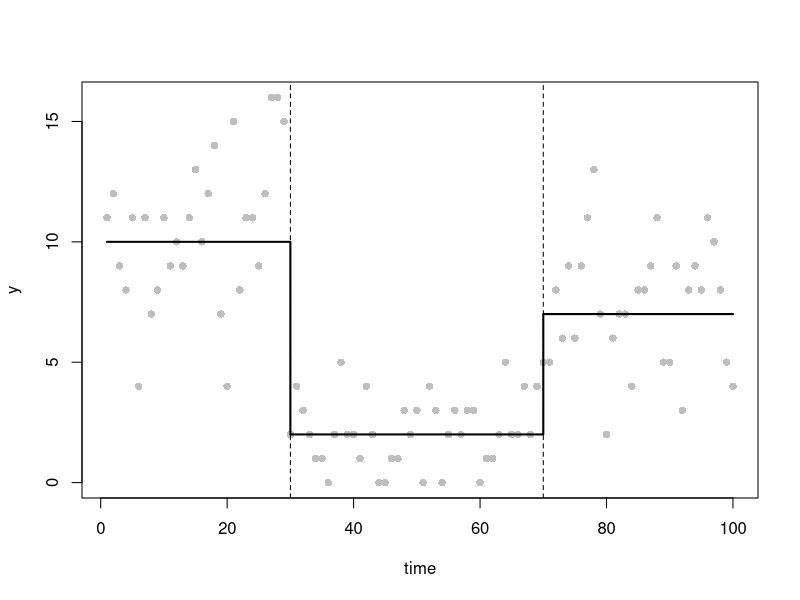
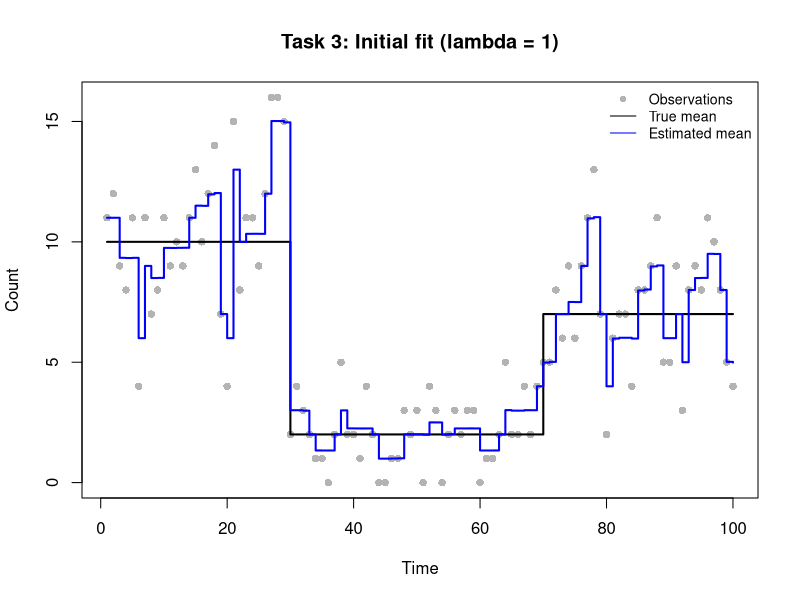
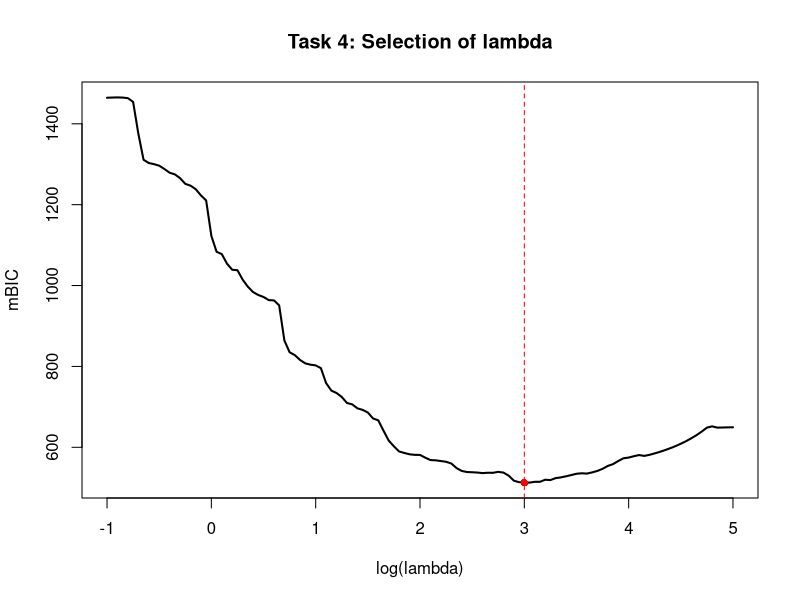
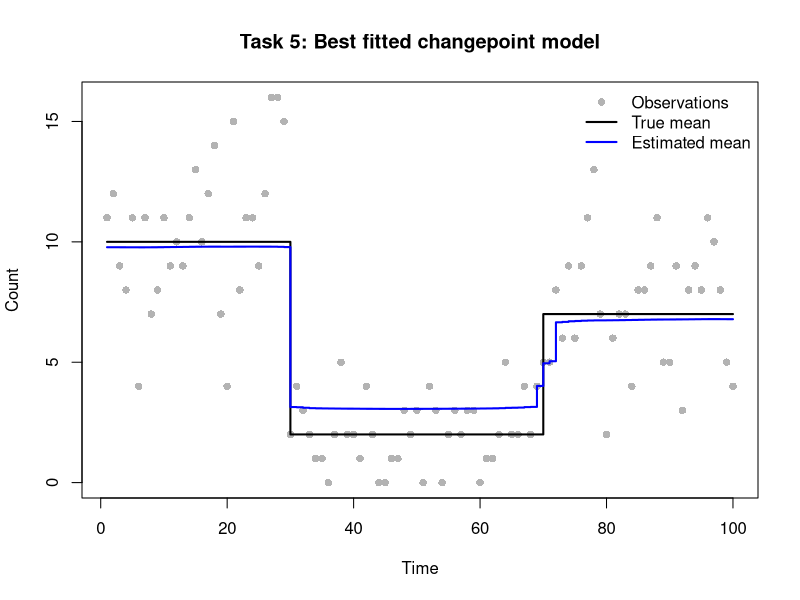
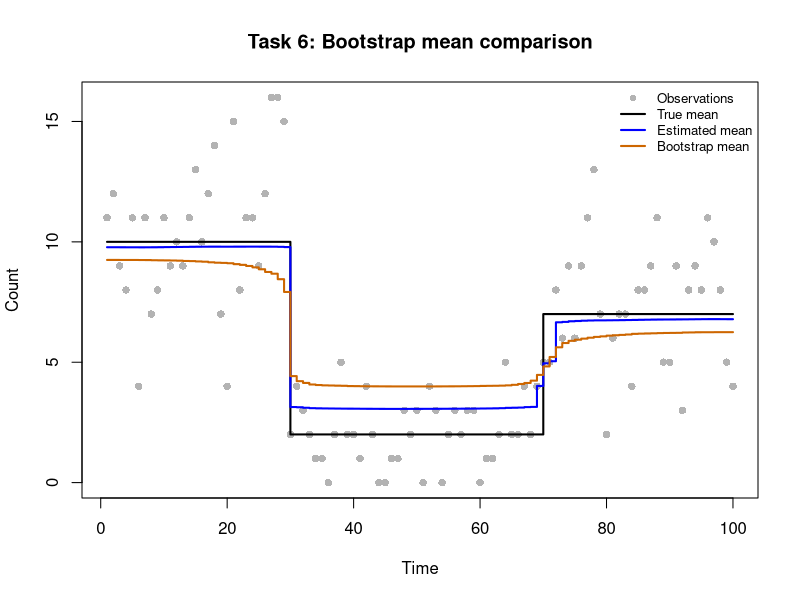
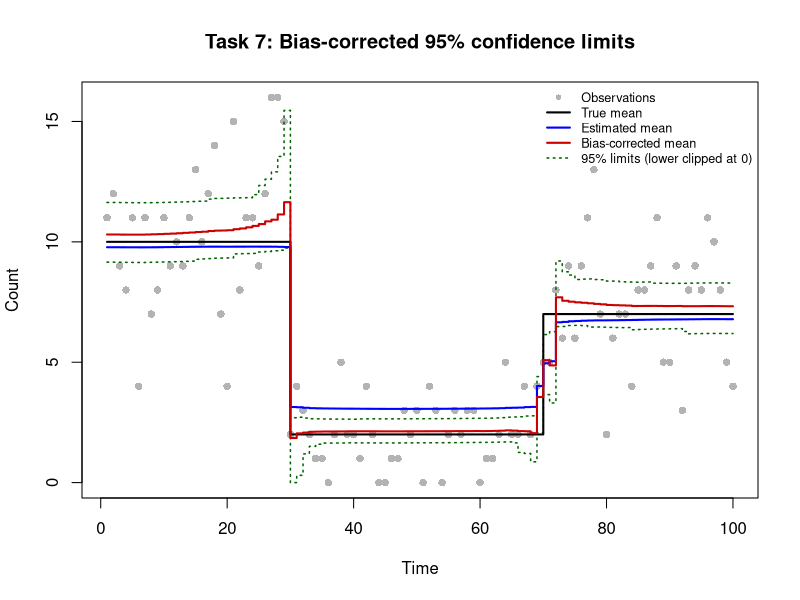

Write R code to recreate these figures, in order.
#t_start <- proc.time()
#Task 1: Simulate data from a poisson changepoint model
set.seed(12345)
n <- 100
time <- 1:n

# Define the true changepoints and segment means
tau_true <- c(1, 30, 70, n+1)  ## cpt positions (with tau_0 and tau_{m+1})
m_true <- length(tau_true)-2  ## number of cpts (m)
theta_true <- c(10, 2, 7)  ## segment parameters (theta_1, theta_2, theta_3)

# construct the piecewise constant mean function
mu_true <- numeric(n)  ## mean function

for(i in seq_along(theta_true))
  mu_true[tau_true[i]:(tau_true[i+1]-1)] <- theta_true[i]
y <- rpois(n, lambda = mu_true)  ## simulate data y

# plot the observations, true mean and changepoint locations
plot(time, y, pch = 16, col = "grey")
lines(mu_true, col="black", lwd=2, type ="s")
abline(v = tau_true[-c(1,length(tau_true))], lty="dashed")

#Task 2: Smoothed LASSO objective and its derivatives

# Compute the penalised negative Poisson log-likelihood
# The cimulative sum of beta gives the log-mean at each time point
# Only beta[2:n]is penalised, since beta[1] is the baseline
poission_lasso_objective <- function(beta, y, lambda = 1, eps = 1e-6) {
  eta <- cumsum(beta)
  mu <- exp(eta)
  neg_loglik <- sum(mu - y * eta + lgamma(y + 1))
  penalty <- lambda * sum(sqrt(beta[-1L]^2 + eps))
  neg_loglik + penalty
}

# Compute the gradient of the penalised objective
# Reverse cumulative sums give the derivatives of the likelihood
# The smoothed LASSO derivative is added for beta[2:n]
poission_lasso_grad <- function(beta, y, lambda = 1, eps = 1e-6) {
  mu <- exp(cumsum(beta))
  gradient <- rev(cumsum(rev(mu - y)))
  gradient[-1L] <- gradient[-1L] +
    lambda * beta[-1L] / sqrt(beta[-1L]^2 + eps)
  gradient
}

# Compute the Hessian matrix of the penalised objective
# Each likelihood entry sums mu from max(i,j) to n
poission_lasso_hess <- function(beta, y, lambda = 1, eps = 1e-6) {
  p <- length(beta)
  mu <- exp(cumsum(beta))
  tail_mu <- rev(cumsum(rev(mu)))
  max_index <- outer(seq_len(p), seq_len(p), FUN = pmax)
  H <- matrix(tail_mu[as.vector(max_index)], nrow = p, ncol = p)
  j <- seq.int(2L, p)
  H[cbind(j, j)] <- H[cbind(j, j)] +
    lambda * eps / (beta[j]^2 + eps)^(3 / 2)
  H
}

# Check the analytical derivatives using central finite differences
# Start from a constant-mean model with no initial changepoints
beta_start <- c(log(mean(y)), rep(0, n - 1L))

# Test the baseline and three selected change parameters
check_idx <- c(1L, 30L, 70L, 100L)
h <- 1e-6

# Approximate the gradient using difference in objective values
numeric_grad <- sapply(check_idx, function(j) {
  bp <- beta_start
  bm <- beta_start
  bp[j] <- bp[j] + h
  bm[j] <- bm[j] - h
  (poission_lasso_objective(bp, y) -
      poission_lasso_objective(bm, y)) / (2 * h)
})
analytic_grad <- poission_lasso_grad(beta_start, y)
grad_error <- max(abs(numeric_grad - analytic_grad[check_idx]))

# Approximate Hessian columns using differences in gradients
numeric_hess_cols <- sapply(check_idx, function(j) {
  bp <- beta_start
  bm <- beta_start
  bp[j] <- bp[j] + h
  bm[j] <- bm[j] - h
  (poission_lasso_grad(bp, y) - poission_lasso_grad(bm, y)) / (2 * h)
})
analytic_hess <- poission_lasso_hess(beta_start, y)
hess_error <- max(abs(numeric_hess_cols - analytic_hess[, check_idx]))

# Report the largest errors and stop if they exceed tolerance
cat("Finite-difference gradient max error:", grad_error, "\n")
cat("Finite-difference Hessian max error:", hess_error, "\n")
stopifnot(grad_error < 1e-3, hess_error < 1e-2)


# Task 3: Initial model fitting with lambda=1

# Fit the penalised Poisson model using BFGS
# If optimisation fails to converge, restart from the last estimate
# with an increased iteration limit
fit_poisson <- function(y, lambda, start) {
  fit <- optim(par = start,
               fn = poission_lasso_objective,
               gr = poission_lasso_grad,
               y = y, lambda = lambda, eps = 1e-6,
               method = "BFGS",
               control = list(maxit = 2000, reltol = 1e-9))
  if (fit$convergence != 0L) {
    fit <- optim(par = fit$par,
                 fn = poission_lasso_objective,
                 gr = poission_lasso_grad,
                 y = y, lambda = lambda, eps = 1e-6,
                 method = "BFGS",
                 control = list(maxit = 4000, reltol = 1e-9))
  }
  fit
}

# Fit the model with the initial penalty lambda=1
fit_initial <- fit_poisson(y, lambda = 1, start = beta_start)

# Check convergence and the remaining gradient magnitude
cat("Task 3 BFGS convergence code:", fit_initial$convergence, "\n")
cat("Task 3 maximum absolute gradient:",
    max(abs(poission_lasso_grad(fit_initial$par, y, lambda = 1))), "\n")
if (fit_initial$convergence != 0L) stop("Task 3 did not converge.")

# Recover the estimated mean from the fitted log-mean parameters
mu_initial <- exp(cumsum(fit_initial$par))

# Compare observations with the ture and estimated mean functions
plot(
  time, y,
  pch = 16, col = "grey70",
  xlab = "Time", ylab = "Count",
  main = "Task 3: Initial fit (lambda = 1)"
)

lines(time, mu_true, col = "black", lwd = 2, type = "s")
lines(time, mu_initial, col = "blue", lwd = 2, type = "s")

legend(
  "topright",
  legend = c("Observations", "True mean", "Estimated mean"),
  col = c("grey70", "black", "blue"),
  pch = c(16, NA, NA),
  lty = c(NA, 1, 1),
  cex = 0.85,
  bty = "n"
)


#task4

#generate the 121 lambda values
log_lambda_grid <- seq(-1, 5, by = 0.05)
lambda_grid <- exp(log_lambda_grid)
n_lambda <- length(lambda_grid)

# Store the results for each penalty value
mbic_values <- rep(NA_real_, n_lambda)
edf_values <- rep(NA_real_, n_lambda)
loglik_values <- rep(NA_real_, n_lambda)
convergence_codes <- rep(NA_integer_, n_lambda)

# Use warm starts to improve optimisation efficiency.
beta_current <- beta_start

for (i in seq_along(lambda_grid)) {
  lambda_current <- lambda_grid[i]
  # Fit the penalised Poisson model(by BFGS)
  fit <- fit_poisson(
    y = y,
    lambda = lambda_current,
    start = beta_current
  )
  
  # Record the convergence and skip unsuccessful fits
  convergence_codes[i] <- fit$convergence
  
  if (fit$convergence != 0L) {
    warning(paste("Optimisation failed at lambda =", lambda_current))
    next
  }
  
  # Extract the estimated parameters and update the parameters
  beta_hat <- fit$par
  beta_current <- beta_hat
  
  # Compute Hessians
  H_lambda <- poission_lasso_hess(
    beta_hat, y, lambda = lambda_current
  )
  
  H_0 <- poission_lasso_hess(
    beta_hat, y, lambda = 0
  )
  
  # Compute the effective degrees of freedom
  # avoid the numerical Error since the Hessian matrix is numerically singular
  edf <- tryCatch(
    sum(diag(solve(H_lambda, H_0))),
    error = function(e) {
      warning(paste("EDF calculation failed at lambda =", lambda_current))
      NA_real_
    }
  )
  
  if (!is.finite(edf)) next
  
  # Evaluate the unpenalised log-likelihood
  loglik <- -poission_lasso_objective(
    beta_hat, y, lambda = 0
  )
  
  # Compute the effective number of changepoints
  m_tilde <- edf - 1
  
  # Modified BIC
  mbic <- 3 * m_tilde * log(length(y)) - 2 * loglik
  
  # Results
  edf_values[i] <- edf
  loglik_values[i] <- loglik
  mbic_values[i] <- mbic
}

# Combine the results
q4_results <- data.frame(
  log_lambda = log_lambda_grid,
  lambda = lambda_grid,
  EDF = edf_values,
  mBIC = mbic_values,
  convergence = convergence_codes
)

# Check that valid results are available
valid_index <- which(is.finite(mbic_values))

if (length(valid_index) == 0L) {
  stop("No valid mBIC values were obtained.")
}

best_index <- valid_index[
  which.min(mbic_values[valid_index])
]

lambda_best <- lambda_grid[best_index]
log_lambda_best <- log_lambda_grid[best_index]
edf_best <- edf_values[best_index]
m_tilde_best <- edf_best - 1

# Display the selected model
cat("Best lambda:", lambda_best, "\n")
cat("Best log(lambda):", log_lambda_best, "\n")
cat("Minimum mBIC:", mbic_values[best_index], "\n")
cat("Effective degrees of freedom:", edf_best, "\n")
cat("Effective number of changepoints:", m_tilde_best, "\n")
cat("Number of invalid mBIC values:",
    sum(!is.finite(mbic_values)), "\n")
cat("Number of failed optimisations:",
    sum(convergence_codes != 0L, na.rm = TRUE), "\n")

# Plot mBIC against log(lambda)
plot(log_lambda_grid, mbic_values,
     type = "l",
     lwd = 2,
     xlab = "log(lambda)",
     ylab = "mBIC",
     main = "Task 4: Selection of lambda")

abline(v = log_lambda_best, col = "red", lty = 2)
points(log_lambda_best, mbic_values[best_index],
       col = "red", pch = 16)


#task5

# Refit the model
fit_best <- fit_poisson(
  y = y,
  lambda = lambda_best,
  start = beta_start
)

# Check the convergence
cat("Task 5 BFGS convergence code:", fit_best$convergence, "\n")

if (fit_best$convergence != 0L) {
  stop("Task 5 optimisation did not converge.")
}

# Extract the estimated parameters
beta_best <- fit_best$par

# Compute the estimated mean function
mu_best <- exp(cumsum(beta_best))

# Estimate the number of changepoints
m_hat <- floor(m_tilde_best)

# Identify the changepoints using the largest absolute coefficients
beta_changes <- abs(beta_best[-1L])

if (m_hat > 0L) {
  sorted_index <- order(beta_changes, decreasing = TRUE)
  tau_hat <- sort(sorted_index[seq_len(m_hat)] + 1L)
} else {
  tau_hat <- integer(0)
}

# Display the estimated changepoints
cat("Selected lambda:", lambda_best, "\n")
cat("Estimated number of changepoints:", m_hat, "\n")
cat("Estimated changepoint locations:", tau_hat, "\n")
cat("Task 5 maximum absolute gradient:",
    max(abs(poission_lasso_grad(beta_best, y, lambda = lambda_best))), "\n")

# Plot the observations, true mean and estimated mean
plot(time, y,
     pch = 16,
     col = "grey70",
     xlab = "Time",
     ylab = "Count",
     main = "Task 5: Best fitted changepoint model")

lines(time, mu_true, col = "black", lwd = 2, type = "s")
lines(time, mu_best, col = "blue", lwd = 2, type = "s")

legend("topright",
       legend = c("Observations", "True mean", "Estimated mean"),
       col = c("grey70", "black", "blue"),
       pch = c(16, NA, NA),
       lty = c(NA, 1, 1),
       lwd = c(NA, 2, 2),
       bty = "n")


# Task 6: Parametric bootstrap and bias correction

# Simulate from the best fitted model using a fixed penalty.
B <- 200L
n_obs <- length(y)

# Check the fitted values and required inputs.
stopifnot(
  length(time) == n_obs,
  length(mu_true) == n_obs,
  length(mu_best) == n_obs,
  length(beta_best) == n_obs,
  all(is.finite(mu_best)),
  all(mu_best > 0),
  is.finite(lambda_best),
  lambda_best > 0
)

set.seed(20261117)

# Store one fitted mean function per bootstrap replicate.
mu_boot <- matrix(NA_real_, nrow = B, ncol = n_obs)
boot_convergence <- integer(B)
boot_max_gradient <- numeric(B)

# Simulate Poisson data and refit with the original estimates.
boot_elapsed <- system.time({
  for (b in seq_len(B)) {
    y_sim <- rpois(n_obs, lambda = mu_best)
    fit_sim <- fit_poisson(
      y = y_sim,
      lambda = lambda_best,
      start = beta_best
    )
    
    boot_convergence[b] <- fit_sim$convergence
    if (fit_sim$convergence != 0L) {
      stop(sprintf("Task 6: bootstrap fit %d did not converge.", b))
    }
    
    # Check the gradient after the initial BFGS fit.
    grad_sim <- max(abs(poission_lasso_grad(
      fit_sim$par, y_sim, lambda = lambda_best
    )))
    
    # Refine fits with comparatively large gradients.
    # The threshold is a diagnostic choice, not a convergence rule.
    if (grad_sim > 0.1) {
      fit_refined <- optim(
        par = fit_sim$par,
        fn = poission_lasso_objective,
        gr = poission_lasso_grad,
        y = y_sim,
        lambda = lambda_best,
        eps = 1e-6,
        method = "BFGS",
        control = list(maxit = 4000, reltol = 1e-12)
      )
      
      # Keep the refined fit only if it converged and improved.
      if (fit_refined$convergence == 0L &&
          is.finite(fit_refined$value) &&
          fit_refined$value <= fit_sim$value) {
        fit_sim <- fit_refined
      }
    }
    
    mu_sim <- exp(cumsum(fit_sim$par))
    if (any(!is.finite(mu_sim)) || any(mu_sim <= 0)) {
      stop(sprintf("Task 6: invalid mean at bootstrap fit %d.", b))
    }
    
    mu_boot[b, ] <- mu_sim
    boot_max_gradient[b] <- max(abs(poission_lasso_grad(
      fit_sim$par, y_sim, lambda = lambda_best
    )))
  }
})[["elapsed"]]

# Average fitted means across bootstrap samples.
mu_bar <- colMeans(mu_boot)

# Estimate bootstrap bias and correct the fitted mean.
bootstrap_bias <- mu_bar - mu_best
mu_bc <- mu_best - bootstrap_bias

# Compute pointwise 2.5% and 97.5% bootstrap quantiles.
percentile_limits <- apply(
  mu_boot, 2L, quantile,
  probs = c(0.025, 0.975), names = FALSE
)
q_L <- percentile_limits[1L, ]
q_U <- percentile_limits[2L, ]

# Form basic bootstrap intervals using reflected quantiles.
# Keep the original limits for statistical reporting.
q_L_bc <- 2 * mu_best - q_U
q_U_bc <- 2 * mu_best - q_L

stopifnot(
  all(is.finite(mu_bc)),
  all(is.finite(q_L_bc)),
  all(is.finite(q_U_bc)),
  all(q_L_bc <= q_U_bc)
)

cat("Task 6 completed bootstrap fits:",
    sum(boot_convergence == 0L), "of", B, "\n")
cat("Task 6 bootstrap elapsed time (seconds):",
    round(boot_elapsed, 2), "\n")
cat("Task 6 maximum absolute gradient:",
    signif(max(boot_max_gradient), 4), "\n")

# Compare observations, true mean and fitted mean functions.
plot(time, y,
     pch = 16, col = "grey70",
     ylim = range(c(0, y, mu_true, mu_best, mu_bar)),
     xlab = "Time", ylab = "Count",
     main = "Task 6: Bootstrap mean comparison")
lines(time, mu_true, col = "black", lwd = 2, type = "s")
lines(time, mu_best, col = "blue", lwd = 2, type = "s")
lines(time, mu_bar, col = "darkorange3", lwd = 2, type = "s")
legend("topright",
       legend = c("Observations", "True mean", "Estimated mean",
                  "Bootstrap mean"),
       col = c("grey70", "black", "blue", "darkorange3"),
       pch = c(16, NA, NA, NA),
       lty = c(NA, 1, 1, 1),
       lwd = c(NA, 2, 2, 2),
       cex = 0.8, bty = "n")

cat("Task 6 plot displayed.\n")

# Task 7: Final plot with bias-corrected confidence limits

# Means from Poisson models cannot be negative. The basic bootstrap
# interval may nevertheless have a negative lower limit near a change.
# Clip lower limits only for plotting; keep q_L_bc unchanged.
negative_lower_idx <- which(q_L_bc < 0)
q_L_bc_plot <- pmax(0, q_L_bc)

if (length(negative_lower_idx) > 0L) {
  cat("Task 7 negative lower limits:",
      length(negative_lower_idx), "\n")
  cat("Task 7 affected time points:",
      paste(time[negative_lower_idx], collapse = ", "), "\n")
  cat("Task 7 lower limits clipped to 0 for plotting only.\n")
}

# Include all displayed curves when setting the y-axis range.
final_ylim <- range(c(0, y, mu_true, mu_best, mu_bc,
                      q_L_bc_plot, q_U_bc))

plot(time, y,
     pch = 16, col = "grey70", ylim = final_ylim,
     xlab = "Time", ylab = "Count",
     main = "Task 7: Bias-corrected 95% confidence limits")

# Draw interval bounds before the fitted mean curves.
lines(time, q_L_bc_plot, col = "darkgreen", lwd = 1.5,
      lty = 3, type = "s")
lines(time, q_U_bc, col = "darkgreen", lwd = 1.5,
      lty = 3, type = "s")
lines(time, mu_true, col = "black", lwd = 2, type = "s")
lines(time, mu_best, col = "blue", lwd = 2, type = "s")
lines(time, mu_bc, col = "red3", lwd = 2, type = "s")

# Disclose the plotting-only truncation in the legend.
limits_label <- if (length(negative_lower_idx) > 0L) {
  "95% limits (lower clipped at 0)"
} else {
  "95% corrected limits"
}

legend("topright",
       legend = c("Observations", "True mean", "Estimated mean",
                  "Bias-corrected mean", limits_label),
       col = c("grey70", "black", "blue", "red3", "darkgreen"),
       pch = c(16, NA, NA, NA, NA),
       lty = c(NA, 1, 1, 1, 3),
       lwd = c(NA, 2, 2, 2, 1.5),
       cex = 0.76, bty = "n")

cat("Task 7 plot displayed.\n")
#t_total <- proc.time() - t_start
#print(t_total)
#cat("Total elapsed time (s):", t_total["elapsed"], "\n")
